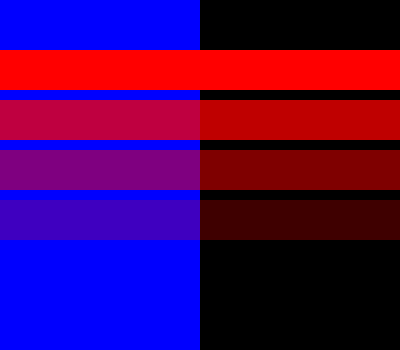
Frame 1 (no input)
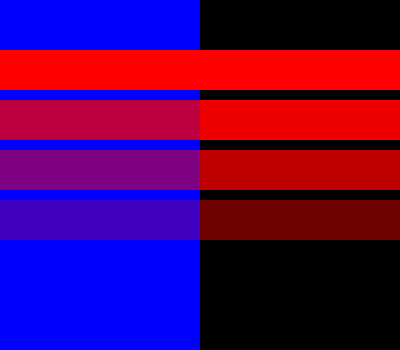
Frame 2 (the mouse pressed at the canvas centre, redrawn once)

The p5.js sketch that drew these frames (run headless with seeded random() and noise() and a simulated clock; the mouse was pressed at the canvas centre and the sketch redrawn once):

// p5.js sketch
// ── sketch.js
// Sketch from Creative Coding Course
function setup() {
  createCanvas(400, 350);
  background(0);
  noStroke();
  noLoop();
}

function draw() {
  // No fourth argument means 100% opacity.
  // Blue Rectangle
fill(0,0,255);
rect(0,0,200,400);

// 255 means 100% opacity.
fill(255,0,0,255);
rect(0,50,400,40);

// 75% opacity.
fill(255,0,0,191);
rect(0,100,400,40);

// 55% opacity.
fill(255,0,0,127);
rect(0,150,400,40);

// 25% opacity.
fill(255,0,0,63);
rect(0,200,400,40);;

}
